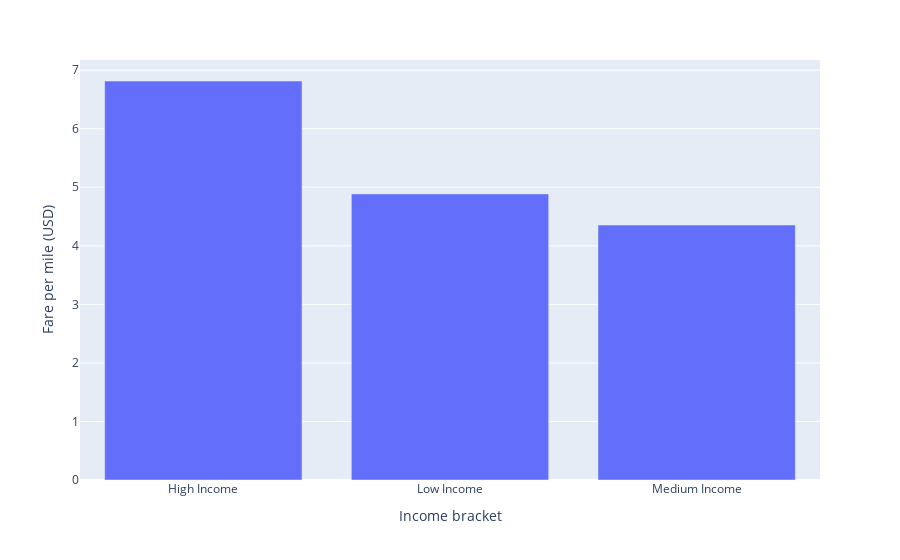

This figure's notebook cell:
### Code cell
%%local
import plotly.express as px
import plotly.figure_factory as ff
import pandas as pd

neigh_fare_anal_dict = {
    'Income bracket': list(neigh_fare_anal_tab['_1']),
    'Fare per mile (USD)': list(neigh_fare_anal_tab['_2'])
}

df = pd.DataFrame.from_dict(neigh_fare_anal_dict)
df.sort_values(by='Fare per mile (USD)', ascending=False, inplace=True)
df['Income bracket'] = df['Income bracket'].apply(lambda x: x.replace('_i',' I'))
fig = px.bar(df, x='Income bracket', y='Fare per mile (USD)')
fig.show()

### Figure 1 — Plotly figure (JSON) as saved in the notebook; plotly's stock layout.template omitted (floating-point values rounded to 4 significant figures)
{"data": [{"alignmentgroup": "True", "hovertemplate": "Income bracket=%{x}<br>Fare per mile (USD)=%{y}<extra></extra>", "legendgroup": "", "marker": {"color": "#636efa"}, "name": "", "offsetgroup": "", "orientation": "v", "showlegend": false, "textposition": "auto", "type": "bar", "x": ["High Income", "Low Income", "Medium Income"], "xaxis": "x", "y": [6.815, 4.887, 4.355], "yaxis": "y"}], "layout": {"autosize": true, "barmode": "relative", "legend": {"tracegroupgap": 0}, "margin": {"t": 60}, "xaxis": {"anchor": "y", "autorange": true, "domain": [0, 1], "range": [-0.5, 2.5], "title": {"text": "Income bracket"}, "type": "category"}, "yaxis": {"anchor": "x", "autorange": true, "domain": [0, 1], "range": [0, 7.174], "title": {"text": "Fare per mile (USD)"}, "type": "linear"}}}
